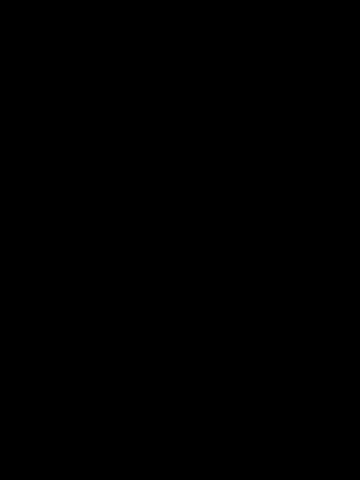
Frame 1 (no input)
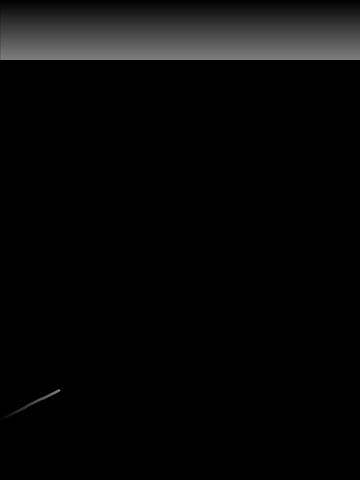
Frame 60 (the mouse pressed at the canvas centre just before this capture)
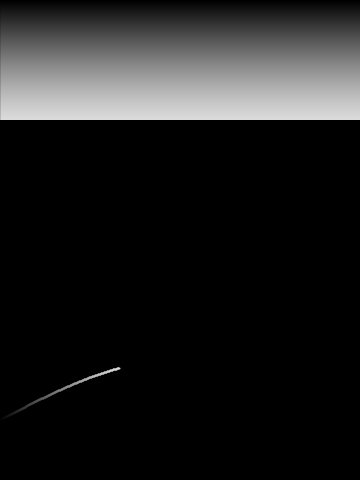
Frame 120 (the mouse held since frame 60 and released just before this capture)

The Processing sketch that drew these frames (run headless with seeded random() and noise(); from frame 60 on, the mouse is pressed at the canvas centre):

// Processing sketch: processing_6769
// ── processing_6769.pde

/**
 * <h3>Application of Sine Wave - Drawing Gradients</h3>
 * <h4>Usage:</h4>
 * Right mouse button to decrease wavelength (or increase frequency)<br>
 * Left mouse button to increase wave length (or decraese frequency)<br>
 * Middle mouse button to clip negative values from sine wave.<br>
 * <br>
 * Jan 02, 2010 - Satish Goda - satishgoda@gmail.com<br><br>
 * More info on <a href="http://en.wikipedia.org/wiki/Sine_wave">Sine Wave</a>
 */

float prevX=0.0, prevY=0.0;

float sign = 0;
int numOfWaves = 1;
int scanTime = 0;

boolean clipNegativeValue = false;

// Set the sketch settings
void setup()
{
  size(360, 480);
  background(0);
  smooth();
  frameRate(120);
}

// stroke base color is multiplied by the sign to get the gradient
float getSign(int scanTime)
{
  // We get a value in the range between [-1, 1]
  sign = sin( radians(scanTime)*(numOfWaves/2.0) );

  // If we choose to neglect negative values, use "abs" function
  // to sign to a positive number
  if(clipNegativeValue) {
    sign = abs(sign);
  }

  return sign;
}

void drawGradient(float value)
{
  strokeWeight(1);
  stroke( value < 0 ? 50 : 255*value );
  line(0, scanTime, width, scanTime);
}

void drawGradientCurve(float value)
{
  pushMatrix();
  {
    translate(0, height);
    scale(1, -1);
    strokeWeight(2);
    stroke(value < 0 ? 50 : 255*value);
    //point(scanTime, map(value, -1, 1, 0, 120));
    line(prevX, prevY, scanTime, map(value, -1, 1, 0, 120));

    prevX = scanTime;
    prevY = map(value, -1, 1, 0, 120);
  }
  popMatrix();
}

void draw()
{
  float value;

  value = getSign(scanTime);

  if(scanTime < 360) {
    drawGradient(value);
    drawGradientCurve(value);
    scanTime++;
  } 
  else {
    delay(1500);
    resetDrawing();
  }
}

void mouseReleased()
{
  switch (mouseButton)
  {
  case LEFT:
    numOfWaves--;
    if(numOfWaves == 0) {
      numOfWaves = 1;
    }
    break;
  case RIGHT:
    numOfWaves++;
    break;
  case CENTER:
    clipNegativeValue = clipNegativeValue ? false : true;
    break;
  }

  resetDrawing();
}

void resetDrawing()
{
  // Reset time and clear background color
  scanTime = 0;
  background(0);
  prevX = prevY = 0.0;
}
